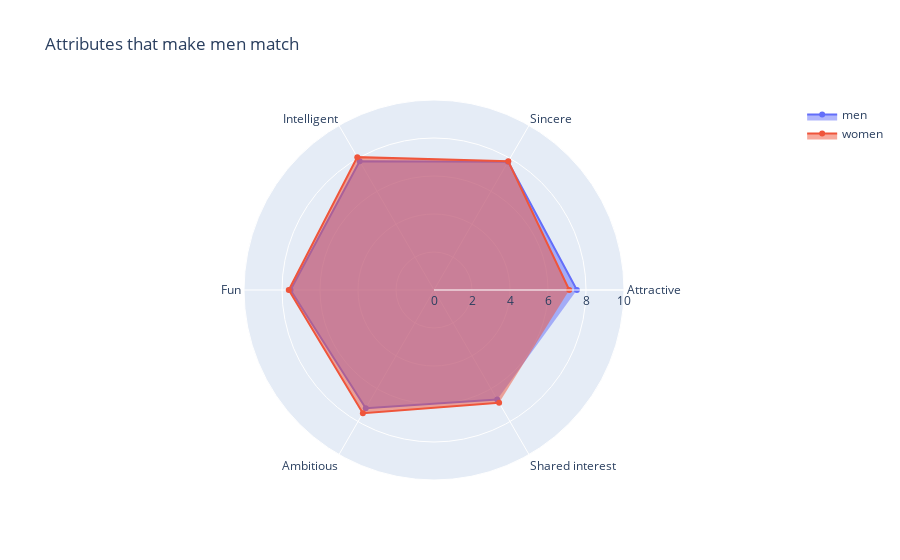

Source (notebook cell):
### Code cell
categories = ['Attractive' , 'Sincere' , 'Intelligent' , 'Fun' , 'Ambitious' , 'Shared interest']

fig = go.Figure()

fig.add_trace(go.Scatterpolar(
      r=ratings.loc[0,  ['attr' , 'sinc' , 'intel' , 'fun' , 'amb' , 'shar']].tolist(),
      theta=categories,
      fill='toself',
      name='men'))

fig.add_trace(go.Scatterpolar(
      r=ratings.loc[1,  ['attr' , 'sinc' , 'intel' , 'fun' , 'amb' , 'shar']].tolist(),
      theta=categories,
      fill='toself',
      name='women'))

fig.update_layout(
      polar=dict(radialaxis=dict(visible=True, range=[0, 10])), showlegend=True, title="Attributes that make men match")

fig.show()

### Figure 1 — Plotly figure (JSON) as saved in the notebook; plotly's stock layout.template omitted (floating-point values rounded to 4 significant figures)
{"data": [{"fill": "toself", "name": "men", "r": [7.52, 7.798, 7.825, 7.553, 7.183, 6.655], "theta": ["Attractive", "Sincere", "Intelligent", "Fun", "Ambitious", "Shared interest"], "type": "scatterpolar"}, {"fill": "toself", "name": "women", "r": [7.118, 7.821, 8.075, 7.644, 7.485, 6.854], "theta": ["Attractive", "Sincere", "Intelligent", "Fun", "Ambitious", "Shared interest"], "type": "scatterpolar"}], "layout": {"polar": {"radialaxis": {"range": [0, 10], "visible": true}}, "showlegend": true, "title": {"text": "Attributes that make men match"}}}
